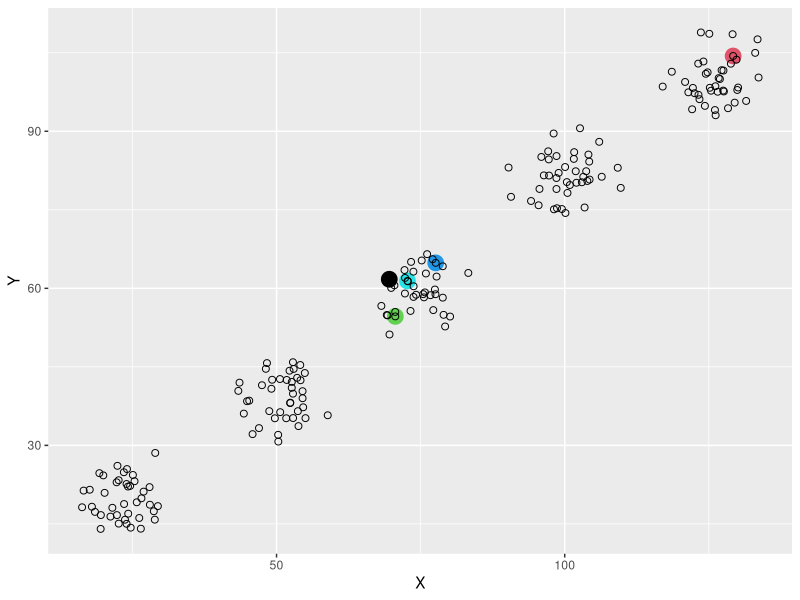
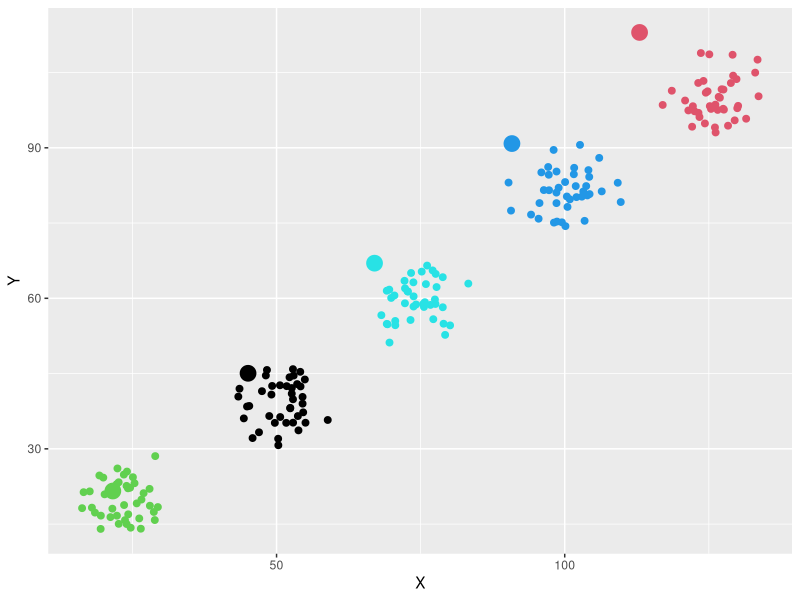
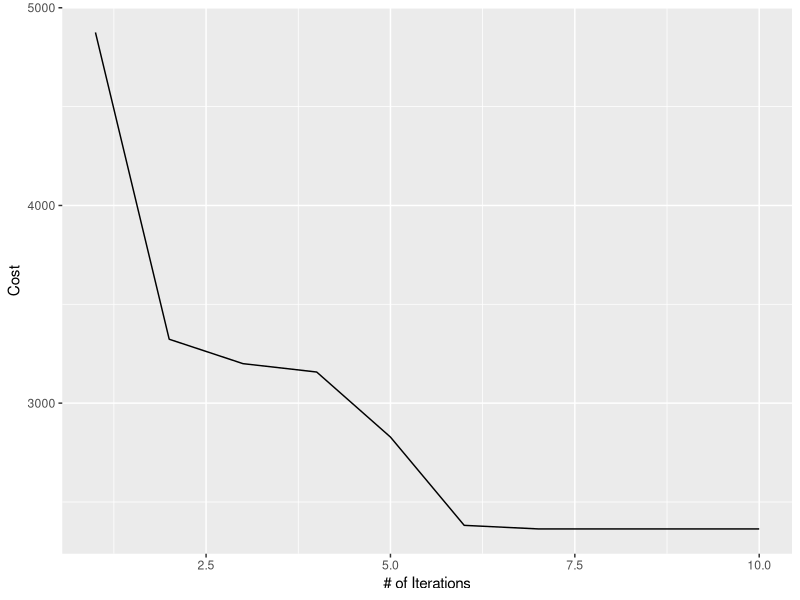
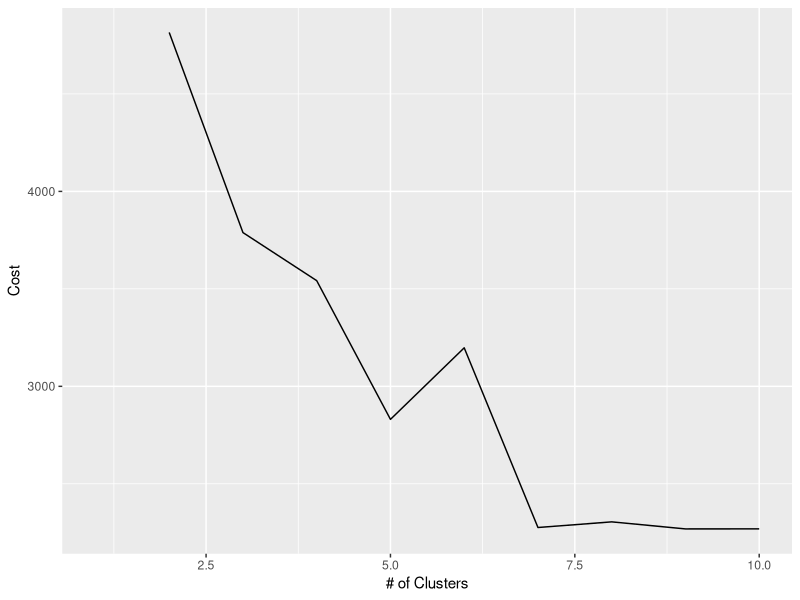

Here is the R script that generated these plots, in order:
## ---- chunk 1
library(knitr)
library(ggplot2)
opts_chunk$set(tidy.opts=list(width.cutoff=60),tidy=TRUE)
set.seed(10)
## ---- chunk 2
options(width=80)
## ---- chunk 3
numPoints = 200
numClusters.data = 5
numClusters = 5
numIterations = 10
spread = 4
meanValue = 50
## ---- chunk 4
distance <- function(matrix, centroid){
  
  dist = apply(matrix, MARGIN = 1, FUN = function(x){
     centroid = centroid[1:2]
     sqrt(sum((centroid - x)^2))})
  
  return(dist)
}
## ---- chunk 5
library(ggplot2)

kmeans_simulation = function(npoints, nclusters, 
                             niterations, nclusters.data = 4, spread = 5, meanValue = 50){

  xvalues = vector() #initialize a vector of x values
  yvalues = vector() #initialize a vector of y values
  
  for(i in 1:nclusters.data){ # run following code for every inherent cluster
   ## generates random X and Y values
    xvalues = c(xvalues, rnorm(npoints/nclusters.data, 
                               mean = (25*i), sd = spread)) #clustered x values
    yvalues = c(yvalues, rnorm(npoints/nclusters.data, # clustered y values
                               mean = (100*i)/nclusters.data, sd = spread)) 
    # xvalues = sample(1:100, npoints, replace = TRUE) # scattered x values
    # yvalues = sample(1:100, npoints, replace = TRUE) # scattered y values
  }
  
  # binds X and Y values into a matrix
  dataset = cbind(xvalues, yvalues)

  xy =  dataset[sample(1:npoints, nclusters),] # sets centroids to random pts from dataset
  color = 1:nrow(xy) 
  centroids = cbind(xy, color) # binds color vector for coloring centroids
  
  centroids_init = centroids # creates initial centroids matrix for plotting
  cost = vector() # initializes cost vector
  
  for(j in 1:niterations){ # runs for specified number of iterations
    
    #uses apply() to calculate distances between centroids & datapts
    alldistances = apply(centroids, MARGIN = 1, distance, matrix = dataset) 
    
    # assigns datapt to cluster based on min distance
    clusterAssignment = apply(alldistances, MARGIN = 1, which.min) 
    
    # uses sapply() and sum() to track cost using total distances
    cost[j] = sum(sapply(1:nclusters, 
                         function(x) 
                           sum(distance(dataset[clusterAssignment == x,], centroids[x,]))
                         ))
    
    # uses sapply() to reassign centroid coordinates to mean of datapoint coordinates
    centroids[,1:2] = sapply(1:nclusters,  
                             function(x) mean(dataset[clusterAssignment == x,1:2]))

  }
  
  # returns list of various values
  return (list(cost, clusterAssignment, centroids, dataset, centroids_init)) 
}
## ---- chunk 6
list = kmeans_simulation(
  numPoints, numClusters, numIterations, numClusters.data, spread, meanValue
  )
## ---- chunk 7
ggplot(data = NULL) +
  geom_point(size=2, shape="23") + xlab("X") + ylab("Y") +
  geom_point(aes(x=list[[5]][,1], y=list[[5]][,2]), colour=list[[5]][,3], size=5) +
  geom_point(aes(x=list[[4]][,1], y=list[[4]][,2]), colour="black", pch=21, size=2)
## ---- chunk 8
Sys.sleep(2)
## ---- chunk 9
ggplot(data = NULL) +
  geom_point(aes(x=list[[3]][,1], y=list[[3]][,2]), colour=list[[3]][,3], size=5) +
  geom_point(aes(x=list[[4]][,1], y=list[[4]][,2]), colour=list[[2]], size=2) +
  xlab("X") + ylab("Y")
## ---- chunk 10
Sys.sleep(2)
## ---- chunk 11
ggplot(data = NULL) +
  geom_line(aes(x=1:numIterations, y=list[[1]])) +
  xlab("# of Iterations") + ylab("Cost")
## ---- chunk 12
costList = vector()

for(i in 2:10){
  costList[i] = kmeans_simulation(
    numPoints, i, numIterations, numClusters.data, spread)[[1]][numIterations]
}
## ---- chunk 13
ggplot(data = NULL) +
  geom_line(aes(x = 1:length(costList), y = costList)) +
  xlab("# of Clusters") + ylab("Cost")

